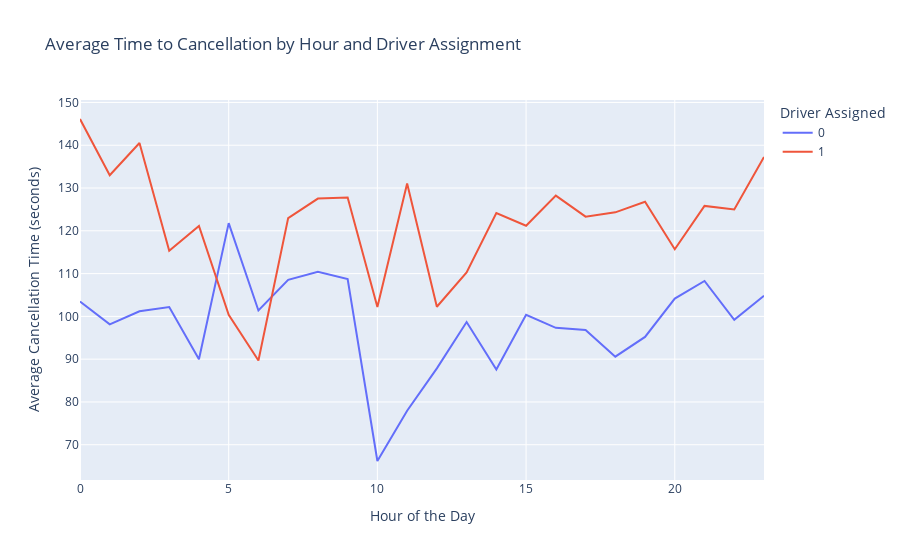

Notebook code for this chart:
### Code cell
fig = px.line(avg_cancel_time, x='order_hour', y='cancellations_time_in_seconds', color='is_driver_assigned_key',
              labels={
                  "order_hour": "Hour of the Day",
                  "cancellations_time_in_seconds": "Average Cancellation Time (seconds)",
                  "is_driver_assigned_key": "Driver Assigned"
              },
              title="Average Time to Cancellation by Hour and Driver Assignment")
fig.show()

### Figure 1 — Plotly figure (JSON) as saved in the notebook; plotly's stock layout.template omitted (floating-point values rounded to 4 significant figures)
{"data": [{"hovertemplate": "Driver Assigned=0<br>Hour of the Day=%{x}<br>Average Cancellation Time (seconds)=%{y}<extra></extra>", "legendgroup": "0", "line": {"color": "#636efa", "dash": "solid"}, "marker": {"symbol": "circle"}, "mode": "lines", "name": "0", "orientation": "v", "showlegend": true, "type": "scatter", "x": [0, 1, 2, 3, 4, 5, 6, 7, 8, 9, 10, 11, 12, 13, 14, 15, 16, 17, 18, 19, 20, 21, 22, 23], "xaxis": "x", "y": [103.5, 98.13, 101.2, 102.2, 90, 121.8, 101.4, 108.5, 110.4, 108.7, 66.2, 77.95, 87.86, 98.68, 87.6, 100.4, 97.31, 96.8, 90.58, 95.2, 104.2, 108.3, 99.2, 104.8], "yaxis": "y"}, {"hovertemplate": "Driver Assigned=1<br>Hour of the Day=%{x}<br>Average Cancellation Time (seconds)=%{y}<extra></extra>", "legendgroup": "1", "line": {"color": "#EF553B", "dash": "solid"}, "marker": {"symbol": "circle"}, "mode": "lines", "name": "1", "orientation": "v", "showlegend": true, "type": "scatter", "x": [0, 1, 2, 3, 4, 5, 6, 7, 8, 9, 10, 11, 12, 13, 14, 15, 16, 17, 18, 19, 20, 21, 22, 23], "xaxis": "x", "y": [146.1, 133.0, 140.5, 115.3, 121.1, 100.4, 89.68, 123.0, 127.5, 127.8, 102.2, 131.1, 102.2, 110.3, 124.1, 121.2, 128.2, 123.3, 124.3, 126.8, 115.7, 125.8, 125.0, 137.3], "yaxis": "y"}], "layout": {"legend": {"title": {"text": "Driver Assigned"}, "tracegroupgap": 0}, "title": {"text": "Average Time to Cancellation by Hour and Driver Assignment"}, "xaxis": {"anchor": "y", "domain": [0, 1], "title": {"text": "Hour of the Day"}}, "yaxis": {"anchor": "x", "domain": [0, 1], "title": {"text": "Average Cancellation Time (seconds)"}}}}
